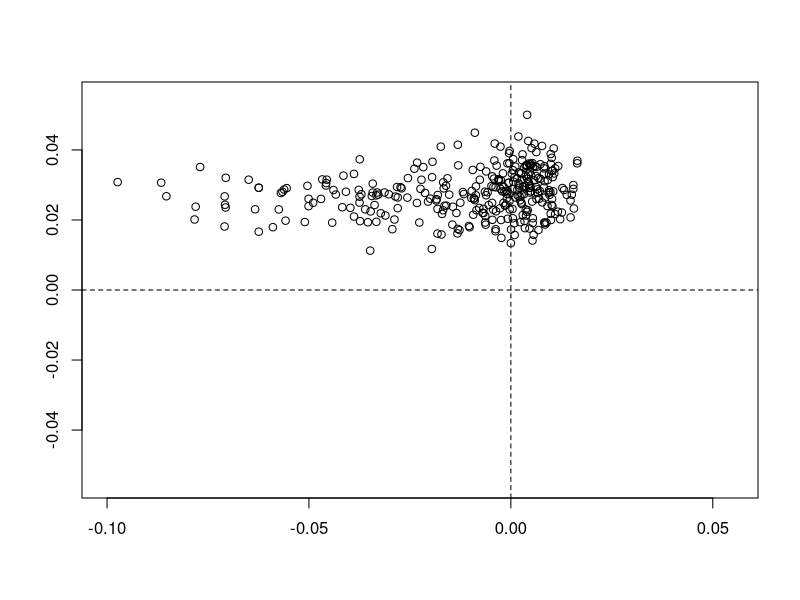

Reproduce this figure in R.
#=====================================================================================================
# Supp. Figure 3A: Single-cell-derived SKMEL5 sublines initial response
# concentration used: 8uM PLX4720
# Scatterplot of untreated proliferation rates of sublines with their drug-treated growth rates
#=====================================================================================================
#=====================================================================================================
library(gplots)
require(ggplot2)

setwd("~/Paudel_et_al_2016/SourceData") # Set the working directory;
# Set the output for plots
output <- paste0(substr(getwd(), 1, (nchar(getwd())-nchar("SourceData"))), "Figures") 
fig = "Fig2" # Which figure is this in paper?
output = paste0(output, "/", fig)
#=====================================================================================================
#=====================================================================================================

data <- read.csv("SKMEL5_cFP_Assay.csv", header=T, sep=",")
# Select 8uM PLX4720 and short-term response i.e. less that 120 hrs
data <- subset(data, data$conc==8)
data_dmso <- subset(data, data$Time<=0) # Before the drug is added,
data_plx <- subset(data, data$Time>=0)  # After the drug is added, 

s <- subset(data_dmso)
dn <- data.frame()
for(i in unique(s$Date)){
  temp <- subset(s, s$Date==i)
  for(j in unique(temp$cID)){
    temp1 <- subset(temp, temp$cID==j)
    dc <- data.frame(cID = unique(temp1$cID) ,rates=coef(lm(l2~Time, data=temp1))[2])
    dn <- rbind(dn, dc)
  }
}
dmso_rates <- dn

s <- subset(data_plx, data_plx$Time>24 & data_plx$Time<120)
dn <- data.frame()
for(i in unique(s$Date)){
  temp <- subset(s, s$Date==i)
  for(j in unique(temp$cID)){
    temp1 <- subset(temp, temp$cID==j)
    dc <- data.frame(cID = unique(temp1$cID) ,rates=coef(lm(l2~Time, data=temp1))[2])
    dn <- rbind(dn, dc)
  }
}
plx_rates <- dn

d_rates1 <- data.frame(cID=dmso_rates$cID, dmso_rates = dmso_rates$rates, plx_rates = plx_rates$rates)
d_rates1 <- d_rates1[!is.na(d_rates1[,3]),]

#=====================================================================================================
# Read experimental data
#=====================================================================================================

d <- read.csv("SKMEL5_Subclones_cFP_assay_PLX4720.csv", header=T, sep=",")
# Select 8uM PLX4720 and short-term response i.e. less that 120 hrs
d <- subset(d, d$conc==8)
data <- subset(d, d$Cell=="SC01")
lmd <- function(l2){
  timePt <- unique(s$Time)
  coef(lm(l2~timePt))[2]
}
data_dmso <- subset(data, data$Time<=0) # Before the drug is added,
data_plx <- subset(data, data$Time>=0)  # After the drug is added, 
s <- subset(data_dmso)
dn <- data.frame()
for(j in unique(s$cID)){
    temp1 <- subset(s, s$cID==j)
    dc <- data.frame(cID = unique(temp1$cID) ,rates=coef(lm(l2~Time, data=temp1))[2])
    dn <- rbind(dn, dc)
  }
dmso_rates <- dn

s <- subset(data_plx, data_plx$Time>24 & data_plx$Time<120)
dn <- data.frame()

for(j in unique(s$cID)){
    temp1 <- subset(s, s$cID==j)
    dc <- data.frame(cID = unique(temp1$cID) ,rates=coef(lm(l2~Time, data=temp1))[2])
    dn <- rbind(dn, dc)
}
plx_rates <- dn

d_rates2 <- data.frame(cID=dmso_rates$cID, dmso_rates = dmso_rates$rates, plx_rates = plx_rates$rates)
d_rates2 <- d_rates2[!is.na(d_rates2[,3]),]

#=====================================================================================================
#
#=====================================================================================================
d_rates <- rbind(d_rates1, d_rates2)
#=====================================================================================================
# Plot scatter plot between pre and post growth rates
#=====================================================================================================
# scatterplot
pdf(paste0(output,"/","SKMEL5 pre vs post DIP rates (8uM PLX).pdf"), width=5, height=5)
par(ps = 12, cex = 1, cex.axis = 1)
d_pos <- subset(d_rates, d_rates$plx_rates>=0)
d_neg <- subset(d_rates, d_rates$plx_rates<0)

plot(dmso_rates~plx_rates, data=d_pos, xlab="", ylab="", 
     xlim=c(-0.1, 0.055), ylim=c(-0.055, 0.055), pch=1, col="black")
points(dmso_rates~plx_rates, data=d_neg,  pch=1, col="black")
abline(h=0, v=0, lty=2)
dev.off()

#=====================================================================================================

#=====================================================================================================

write.csv(d_rates, file="SKMEL5_cFP_assay_pre_vs_post_rates.csv")
